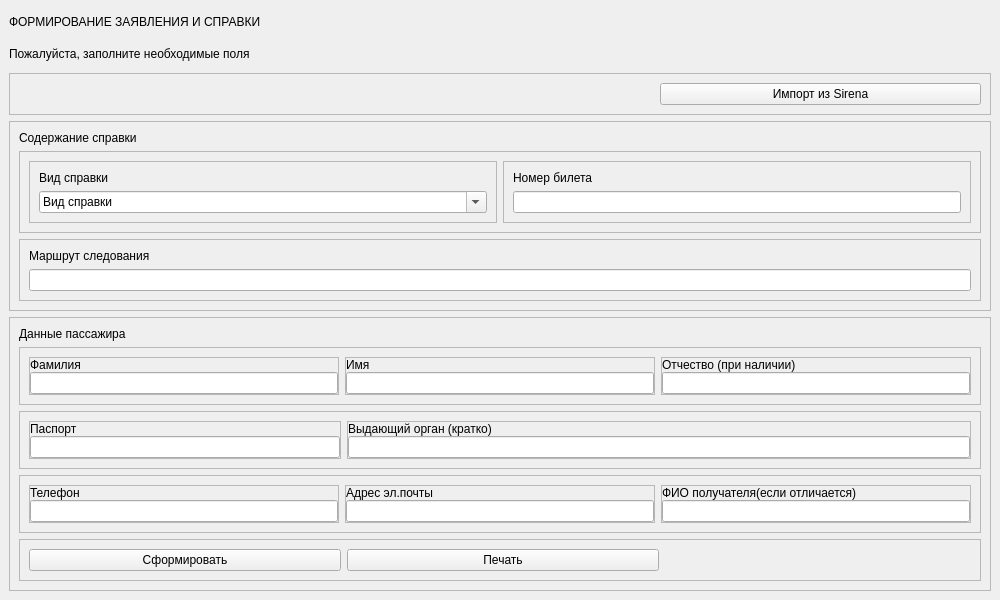
<?xml version="1.0" encoding="UTF-8"?>
<ui version="4.0">
 <class>MainWindow</class>
 <widget class="QMainWindow" name="MainWindow">
  <property name="geometry">
   <rect>
    <x>0</x>
    <y>0</y>
    <width>1000</width>
    <height>600</height>
   </rect>
  </property>
  <property name="windowTitle">
   <string>MainWindow</string>
  </property>
  <widget class="QWidget" name="centralwidget">
   <layout class="QVBoxLayout" name="verticalLayout_2">
    <item>
     <widget class="QLabel" name="label">
      <property name="text">
       <string>ФОРМИРОВАНИЕ ЗАЯВЛЕНИЯ И СПРАВКИ</string>
      </property>
     </widget>
    </item>
    <item>
     <widget class="QLabel" name="label_15">
      <property name="text">
       <string>Пожалуйста, заполните необходимые поля</string>
      </property>
     </widget>
    </item>
    <item>
     <widget class="QFrame" name="frame_20">
      <property name="frameShape">
       <enum>QFrame::StyledPanel</enum>
      </property>
      <property name="frameShadow">
       <enum>QFrame::Raised</enum>
      </property>
      <layout class="QHBoxLayout" name="horizontalLayout_6" stretch="2,1">
       <item>
        <spacer name="horizontalSpacer_2">
         <property name="orientation">
          <enum>Qt::Horizontal</enum>
         </property>
         <property name="sizeHint" stdset="0">
          <size>
           <width>40</width>
           <height>20</height>
          </size>
         </property>
        </spacer>
       </item>
       <item>
        <widget class="QPushButton" name="pushButton_3">
         <property name="text">
          <string>Импорт из Sirena</string>
         </property>
        </widget>
       </item>
      </layout>
     </widget>
    </item>
    <item>
     <widget class="QFrame" name="frame_help_contents">
      <property name="sizePolicy">
       <sizepolicy hsizetype="Preferred" vsizetype="Preferred">
        <horstretch>0</horstretch>
        <verstretch>0</verstretch>
       </sizepolicy>
      </property>
      <property name="frameShape">
       <enum>QFrame::StyledPanel</enum>
      </property>
      <property name="frameShadow">
       <enum>QFrame::Raised</enum>
      </property>
      <layout class="QVBoxLayout" name="verticalLayout_11">
       <item>
        <widget class="QLabel" name="label_10">
         <property name="text">
          <string>Содержание справки</string>
         </property>
        </widget>
       </item>
       <item>
        <widget class="QFrame" name="frame_16">
         <property name="frameShape">
          <enum>QFrame::StyledPanel</enum>
         </property>
         <property name="frameShadow">
          <enum>QFrame::Raised</enum>
         </property>
         <layout class="QHBoxLayout" name="horizontalLayout_5" stretch="1,1">
          <item>
           <widget class="QFrame" name="frame_17">
            <property name="frameShape">
             <enum>QFrame::StyledPanel</enum>
            </property>
            <property name="frameShadow">
             <enum>QFrame::Raised</enum>
            </property>
            <layout class="QVBoxLayout" name="verticalLayout_12">
             <item>
              <widget class="QLabel" name="label_11">
               <property name="text">
                <string>Вид справки</string>
               </property>
              </widget>
             </item>
             <item>
              <widget class="QFontComboBox" name="TypeCertificate">
               <property name="currentText">
                <string>Вид справки</string>
               </property>
              </widget>
             </item>
            </layout>
           </widget>
          </item>
          <item>
           <widget class="QFrame" name="frame_18">
            <property name="frameShape">
             <enum>QFrame::StyledPanel</enum>
            </property>
            <property name="frameShadow">
             <enum>QFrame::Raised</enum>
            </property>
            <layout class="QVBoxLayout" name="verticalLayout_13">
             <item>
              <widget class="QLabel" name="label_12">
               <property name="text">
                <string>Номер билета</string>
               </property>
              </widget>
             </item>
             <item>
              <widget class="QLineEdit" name="ticketLineEdit"/>
             </item>
            </layout>
           </widget>
          </item>
         </layout>
        </widget>
       </item>
       <item>
        <widget class="QFrame" name="frame_19">
         <property name="frameShape">
          <enum>QFrame::StyledPanel</enum>
         </property>
         <property name="frameShadow">
          <enum>QFrame::Raised</enum>
         </property>
         <layout class="QVBoxLayout" name="verticalLayout_14">
          <item>
           <widget class="QLabel" name="label_13">
            <property name="text">
             <string>Маршрут следования</string>
            </property>
           </widget>
          </item>
          <item>
           <widget class="QLineEdit" name="Itinerary"/>
          </item>
         </layout>
        </widget>
       </item>
      </layout>
     </widget>
    </item>
    <item>
     <widget class="QFrame" name="frame_2">
      <property name="enabled">
       <bool>true</bool>
      </property>
      <property name="sizePolicy">
       <sizepolicy hsizetype="Preferred" vsizetype="Preferred">
        <horstretch>0</horstretch>
        <verstretch>0</verstretch>
       </sizepolicy>
      </property>
      <property name="frameShape">
       <enum>QFrame::StyledPanel</enum>
      </property>
      <property name="frameShadow">
       <enum>QFrame::Raised</enum>
      </property>
      <layout class="QVBoxLayout" name="verticalLayout_2">
       <item>
        <widget class="QLabel" name="label_9">
         <property name="text">
          <string>Данные пассажира</string>
         </property>
        </widget>
       </item>
       <item>
        <widget class="QFrame" name="frame_5">
         <property name="frameShape">
          <enum>QFrame::StyledPanel</enum>
         </property>
         <property name="frameShadow">
          <enum>QFrame::Raised</enum>
         </property>
         <layout class="QHBoxLayout" name="horizontalLayout">
          <item>
           <widget class="QFrame" name="frame_8">
            <property name="frameShape">
             <enum>QFrame::StyledPanel</enum>
            </property>
            <property name="frameShadow">
             <enum>QFrame::Raised</enum>
            </property>
            <layout class="QVBoxLayout" name="verticalLayout_3" stretch="0,0">
             <property name="spacing">
              <number>0</number>
             </property>
             <property name="leftMargin">
              <number>0</number>
             </property>
             <property name="topMargin">
              <number>0</number>
             </property>
             <property name="rightMargin">
              <number>0</number>
             </property>
             <property name="bottomMargin">
              <number>0</number>
             </property>
             <item>
              <widget class="QLabel" name="label">
               <property name="text">
                <string>Фамилия</string>
               </property>
              </widget>
             </item>
             <item>
              <widget class="QLineEdit" name="lastNameLineEdit"/>
             </item>
            </layout>
           </widget>
          </item>
          <item>
           <widget class="QFrame" name="frame_9">
            <property name="frameShape">
             <enum>QFrame::StyledPanel</enum>
            </property>
            <property name="frameShadow">
             <enum>QFrame::Raised</enum>
            </property>
            <layout class="QVBoxLayout" name="verticalLayout_5">
             <property name="spacing">
              <number>0</number>
             </property>
             <property name="leftMargin">
              <number>0</number>
             </property>
             <property name="topMargin">
              <number>0</number>
             </property>
             <property name="rightMargin">
              <number>0</number>
             </property>
             <property name="bottomMargin">
              <number>0</number>
             </property>
             <item>
              <widget class="QLabel" name="label_2">
               <property name="text">
                <string>Имя</string>
               </property>
              </widget>
             </item>
             <item>
              <widget class="QLineEdit" name="nameLineEdit"/>
             </item>
            </layout>
           </widget>
          </item>
          <item>
           <widget class="QFrame" name="frame_10">
            <property name="frameShape">
             <enum>QFrame::StyledPanel</enum>
            </property>
            <property name="frameShadow">
             <enum>QFrame::Raised</enum>
            </property>
            <layout class="QVBoxLayout" name="verticalLayout_4">
             <property name="spacing">
              <number>0</number>
             </property>
             <property name="leftMargin">
              <number>0</number>
             </property>
             <property name="topMargin">
              <number>0</number>
             </property>
             <property name="rightMargin">
              <number>0</number>
             </property>
             <property name="bottomMargin">
              <number>0</number>
             </property>
             <item>
              <widget class="QLabel" name="label_3">
               <property name="text">
                <string>Отчество (при наличии)</string>
               </property>
              </widget>
             </item>
             <item>
              <widget class="QLineEdit" name="surnameLineEdit"/>
             </item>
            </layout>
           </widget>
          </item>
         </layout>
        </widget>
       </item>
       <item>
        <widget class="QFrame" name="frame_7">
         <property name="frameShape">
          <enum>QFrame::StyledPanel</enum>
         </property>
         <property name="frameShadow">
          <enum>QFrame::Raised</enum>
         </property>
         <layout class="QHBoxLayout" name="horizontalLayout_2" stretch="1,2">
          <item>
           <widget class="QFrame" name="frame_11">
            <property name="frameShape">
             <enum>QFrame::StyledPanel</enum>
            </property>
            <property name="frameShadow">
             <enum>QFrame::Raised</enum>
            </property>
            <layout class="QVBoxLayout" name="verticalLayout_6">
             <property name="spacing">
              <number>0</number>
             </property>
             <property name="leftMargin">
              <number>0</number>
             </property>
             <property name="topMargin">
              <number>0</number>
             </property>
             <property name="rightMargin">
              <number>0</number>
             </property>
             <property name="bottomMargin">
              <number>0</number>
             </property>
             <item>
              <widget class="QLabel" name="label_4">
               <property name="text">
                <string>Паспорт</string>
               </property>
              </widget>
             </item>
             <item>
              <widget class="QLineEdit" name="passportLineEdit"/>
             </item>
            </layout>
           </widget>
          </item>
          <item>
           <widget class="QFrame" name="frame_3">
            <property name="frameShape">
             <enum>QFrame::StyledPanel</enum>
            </property>
            <property name="frameShadow">
             <enum>QFrame::Raised</enum>
            </property>
            <layout class="QVBoxLayout" name="verticalLayout_7">
             <property name="spacing">
              <number>0</number>
             </property>
             <property name="leftMargin">
              <number>0</number>
             </property>
             <property name="topMargin">
              <number>0</number>
             </property>
             <property name="rightMargin">
              <number>0</number>
             </property>
             <property name="bottomMargin">
              <number>0</number>
             </property>
             <item>
              <widget class="QLabel" name="label_5">
               <property name="text">
                <string>Выдающий орган (кратко)</string>
               </property>
              </widget>
             </item>
             <item>
              <widget class="QLineEdit" name="PassportInformation"/>
             </item>
            </layout>
           </widget>
          </item>
         </layout>
        </widget>
       </item>
       <item>
        <widget class="QFrame" name="frame_6">
         <property name="frameShape">
          <enum>QFrame::StyledPanel</enum>
         </property>
         <property name="frameShadow">
          <enum>QFrame::Raised</enum>
         </property>
         <layout class="QHBoxLayout" name="horizontalLayout_3">
          <item>
           <widget class="QFrame" name="frame_14">
            <property name="frameShape">
             <enum>QFrame::StyledPanel</enum>
            </property>
            <property name="frameShadow">
             <enum>QFrame::Raised</enum>
            </property>
            <layout class="QVBoxLayout" name="verticalLayout_10">
             <property name="spacing">
              <number>0</number>
             </property>
             <property name="leftMargin">
              <number>0</number>
             </property>
             <property name="topMargin">
              <number>0</number>
             </property>
             <property name="rightMargin">
              <number>0</number>
             </property>
             <property name="bottomMargin">
              <number>0</number>
             </property>
             <item>
              <widget class="QLabel" name="label_6">
               <property name="text">
                <string>Телефон</string>
               </property>
              </widget>
             </item>
             <item>
              <widget class="QLineEdit" name="telephoneLineEdit"/>
             </item>
            </layout>
           </widget>
          </item>
          <item>
           <widget class="QFrame" name="frame_12">
            <property name="frameShape">
             <enum>QFrame::StyledPanel</enum>
            </property>
            <property name="frameShadow">
             <enum>QFrame::Raised</enum>
            </property>
            <layout class="QVBoxLayout" name="verticalLayout_8">
             <property name="spacing">
              <number>0</number>
             </property>
             <property name="leftMargin">
              <number>0</number>
             </property>
             <property name="topMargin">
              <number>0</number>
             </property>
             <property name="rightMargin">
              <number>0</number>
             </property>
             <property name="bottomMargin">
              <number>0</number>
             </property>
             <item>
              <widget class="QLabel" name="label_7">
               <property name="text">
                <string>Адрес эл.почты</string>
               </property>
              </widget>
             </item>
             <item>
              <widget class="QLineEdit" name="emailLineEdit"/>
             </item>
            </layout>
           </widget>
          </item>
          <item>
           <widget class="QFrame" name="frame_13">
            <property name="frameShape">
             <enum>QFrame::StyledPanel</enum>
            </property>
            <property name="frameShadow">
             <enum>QFrame::Raised</enum>
            </property>
            <layout class="QVBoxLayout" name="verticalLayout_9">
             <property name="spacing">
              <number>0</number>
             </property>
             <property name="leftMargin">
              <number>0</number>
             </property>
             <property name="topMargin">
              <number>0</number>
             </property>
             <property name="rightMargin">
              <number>0</number>
             </property>
             <property name="bottomMargin">
              <number>0</number>
             </property>
             <item>
              <widget class="QLabel" name="label_8">
               <property name="text">
                <string>ФИО получателя(если отличается)</string>
               </property>
              </widget>
             </item>
             <item>
              <widget class="QLineEdit" name="nameRecipient"/>
             </item>
            </layout>
           </widget>
          </item>
         </layout>
        </widget>
       </item>
       <item>
        <widget class="QFrame" name="frame_4">
         <property name="frameShape">
          <enum>QFrame::StyledPanel</enum>
         </property>
         <property name="frameShadow">
          <enum>QFrame::Raised</enum>
         </property>
         <layout class="QHBoxLayout" name="horizontalLayout_4" stretch="1,1,1">
          <item>
           <widget class="QPushButton" name="PreviewButton">
            <property name="text">
             <string>Сформировать</string>
            </property>
           </widget>
          </item>
          <item>
           <widget class="QPushButton" name="PrintButton">
            <property name="text">
             <string>Печать</string>
            </property>
           </widget>
          </item>
          <item>
           <spacer name="horizontalSpacer">
            <property name="orientation">
             <enum>Qt::Horizontal</enum>
            </property>
            <property name="sizeHint" stdset="0">
             <size>
              <width>40</width>
              <height>20</height>
             </size>
            </property>
           </spacer>
          </item>
         </layout>
        </widget>
       </item>
      </layout>
     </widget>
    </item>
   </layout>
  </widget>
 </widget>
 <resources/>
 <connections/>
</ui>
